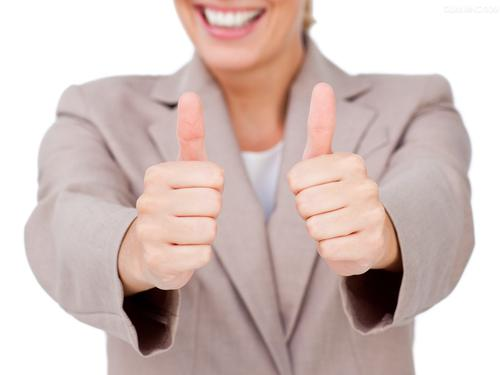
#> input picture opcv_wuyifan/test001.jpg, 500 x 375 px, given in place of test001.png, which was not available
$ python erotion.py
#> lines starting #> are read from the running program, lines starting #| are printed output that depends on the picture; after the words box and inside, x2 and y2 are one past the last pixel; in counts of white or black regions, pixels touching at a corner belong together; pictures that were not available may be replaced by others from this repository, and a replacement may not be noted
# -*- coding: utf-8 -*-
"""
Created on Sat Jan 20 11:02:27 2018

@author: Administrator
"""

import cv2
import numpy as np
from matplotlib import pyplot as plt
img = cv2.imread('test001.png',0)
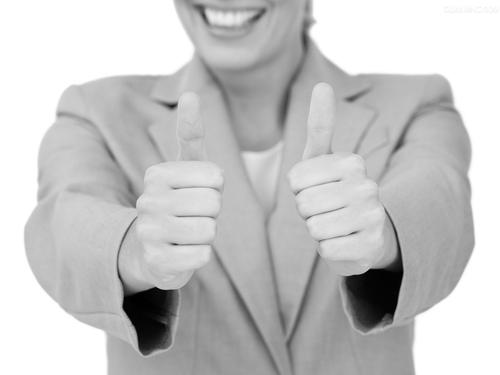
#> img: shape (375, 500); min 0, max 255, mean 197.8
print(img)
#> (printed output is left out)
# global thresholding
ret1,th1 = cv2.threshold(img,127,255,cv2.THRESH_BINARY)
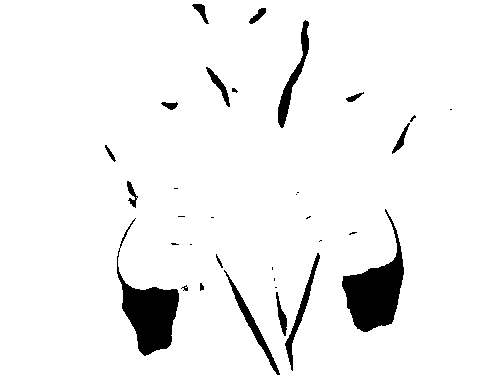
#> th1: shape (375, 500); 94.9% white; 33 black regions (16 under 20 px), largest, box (x1, y1, x2, y2) and area: (342, 209, 404, 332) 3229, (117, 218, 179, 356) 2968, (278, 20, 309, 128) 785
# Otsu's thresholding
ret2,th2 = cv2.threshold(img,0,255,cv2.THRESH_BINARY+cv2.THRESH_OTSU)
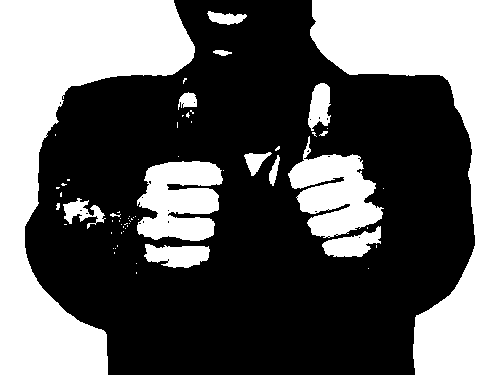
#> th2: shape (375, 500); 39.2% white; 63 white regions (47 under 20 px), largest, box (x1, y1, x2, y2) and area: (0, 0, 195, 375) 30741, (310, 0, 500, 375) 27527, (288, 136, 384, 238) 5227
#> ret2 = 206
# Otsu's thresholding after Gaussian filtering
#（5,5）为高斯核的大小， 0 为标准差
blur = cv2.GaussianBlur(img,(5,5),0)
# 阈值一定要设为 0！
ret3,th3 = cv2.threshold(blur,0,255,cv2.THRESH_BINARY+cv2.THRESH_OTSU)
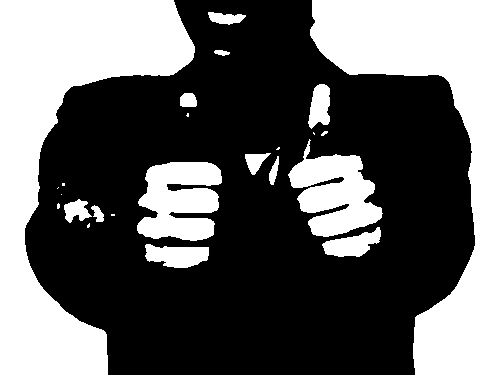
#> th3: shape (375, 500); 38.9% white; 24 white regions (9 under 20 px), largest, box (x1, y1, x2, y2) and area: (0, 0, 195, 375) 30885, (310, 0, 500, 375) 27556, (288, 139, 383, 237) 5101
#> ret3 = 206
# plot all the images and their histograms
images = [img, 0, th1,img, 0, th2,blur, 0, th3]
titles = ['Original Noisy Image','Histogram','Global Thresholding (v=127)',
'Original Noisy Image','Histogram',"Otsu's Thresholding",
'Gaussian filtered Image','Histogram',"Otsu's Thresholding"]
# 这里使用了 pyplot 中画直方图的方法， plt.hist, 要注意的是它的参数是一维数组
# 所以这里使用了（numpy）ravel 方法，将多维数组转换成一维，也可以使用 flatten 方法
#ndarray.flat 1-D iterator over an array.
#ndarray.flatten 1-D array copy of the elements of an array in row-major order.
for i in range(3):
    plt.subplot(3,3,i*3+1),plt.imshow(images[i*3],'gray')
    plt.title(titles[i*3]), plt.xticks([]), plt.yticks([])
    plt.subplot(3,3,i*3+2),plt.hist(images[i*3].ravel(),256)
    plt.title(titles[i*3+1]), plt.xticks([]), plt.yticks([])
    plt.subplot(3,3,i*3+3),plt.imshow(images[i*3+2],'gray')
    plt.title(titles[i*3+2]), plt.xticks([]), plt.yticks([])
plt.show()
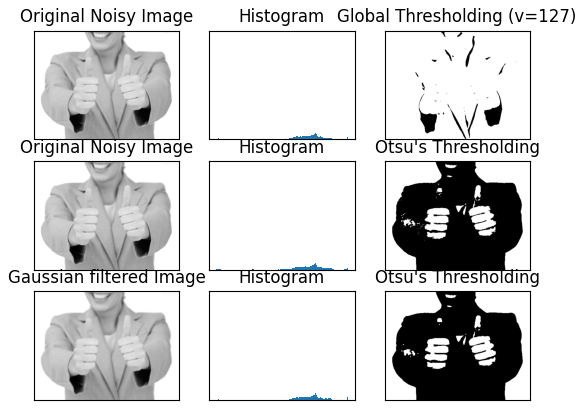
#> figure drawn by matplotlib, 9 panels
